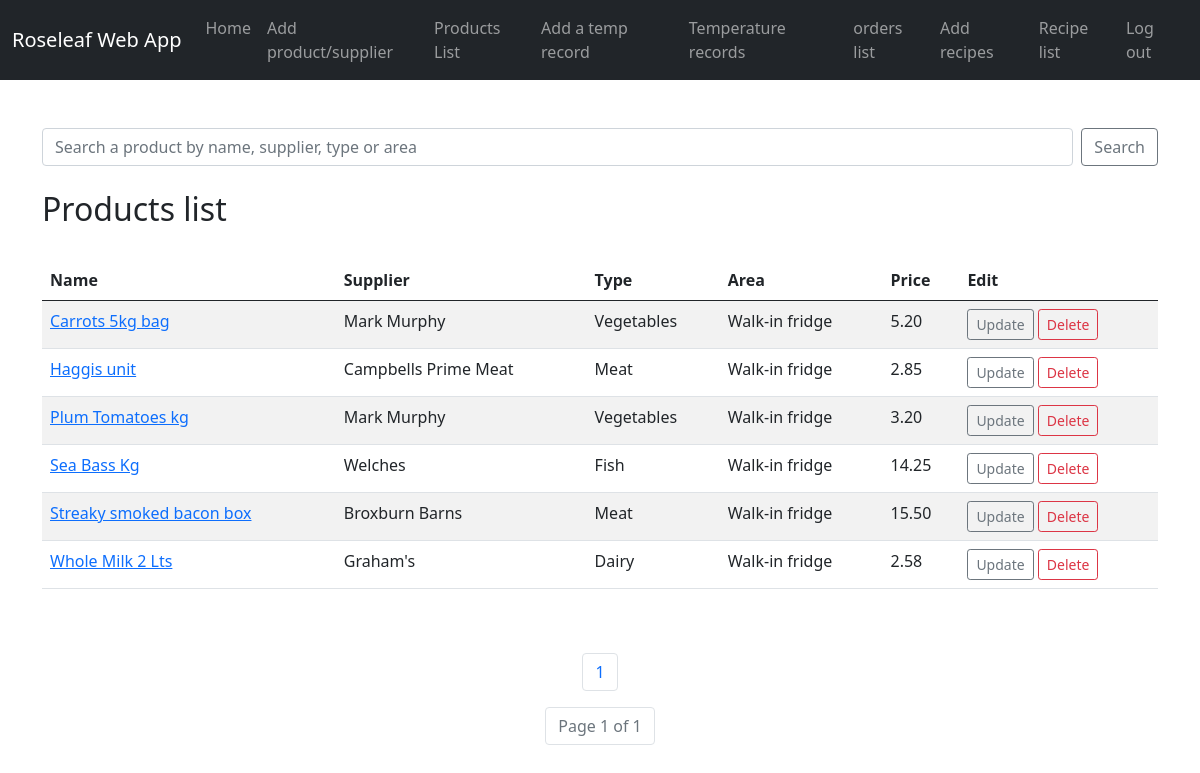
Before: /products/ with the older database file.
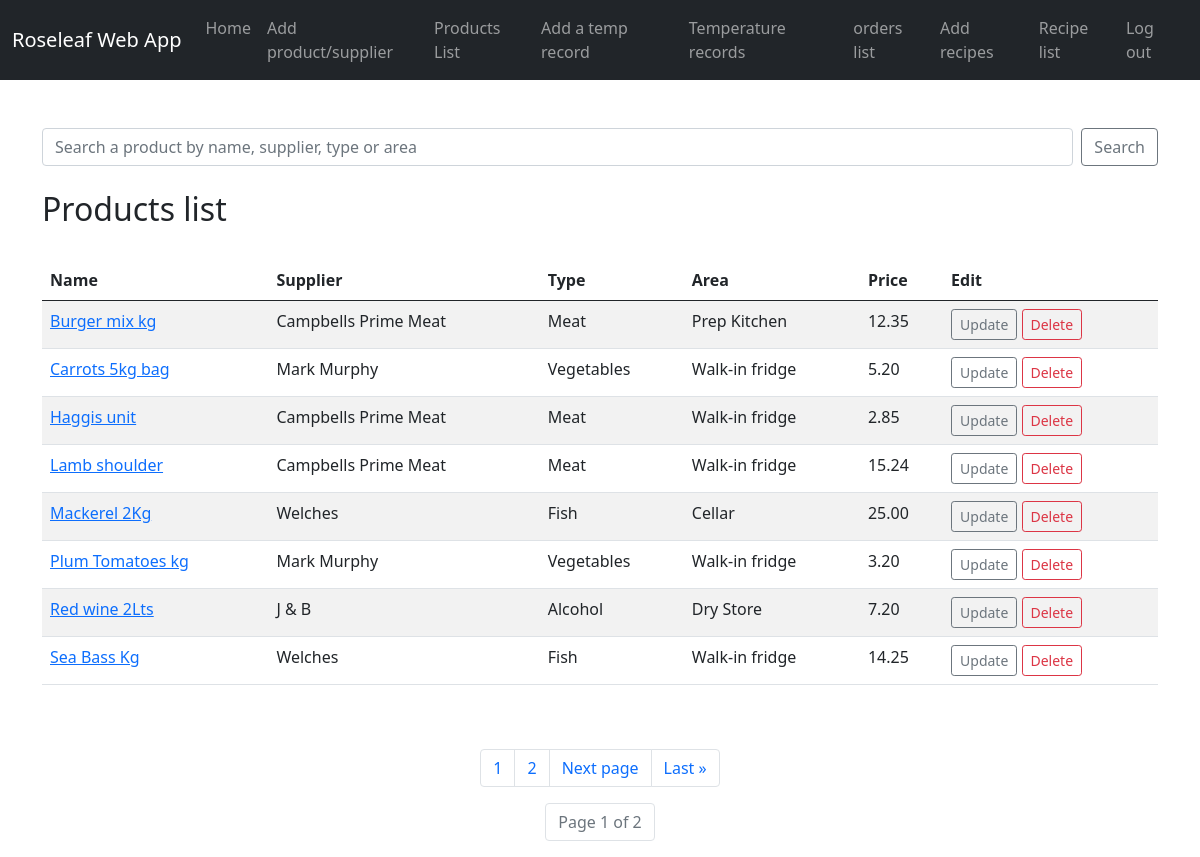
After: the same page with the newer database file.
### roseleaf_app/models.py (models this page shows, shortened)
class Product(models.Model):
    supplier = models.ForeignKey(Supplier, on_delete=models.CASCADE)
    name = models.CharField(max_length=50)
    product_type = models.ForeignKey(ProductType, on_delete=models.CASCADE)
    area = models.ForeignKey(Area, on_delete=models.CASCADE)
    price = models.DecimalField(max_digits=4, decimal_places=2)

class Supplier(models.Model):
    name = models.CharField(max_length=30)
    def __str__(self):
        return self.name

class ProductType(models.Model):
    product_type = models.CharField(max_length=20)
    def __str__(self):
        return self.product_type

class Area(models.Model):
    name = models.CharField(max_length=50)
    def __str__(self):
        return self.name

### roseleaf_app/views.py (the view)
# urls.py: path('products/', views.products, name='products'),
def products(request):
    product_list = Product.objects.all()
    p = Paginator(Product.objects.all().order_by('name'), 8)
    page = request.GET.get('page')
    product_page = p.get_page(page)
    nums = 'a' * product_page.paginator.num_pages
    return render(request, 'roseleaf_app/products.html',
                  {'product_list': product_list,
                   'product_page': product_page,
                   'nums': nums})

### roseleaf_app/templates/roseleaf_app/products.html (shortened to what this page needs)
{% extends 'roseleaf_app/base.html' %}
{% block content %}
 <br><br>
    <form class="d-flex" method="post" action="{% url 'search_product' %}">
        <input class="form-control me-2" type="search"
               placeholder="Search a product by name, supplier, type or area" aria-label="Search" name="searched">
        <button class="btn btn-outline-secondary" type="submit">Search</button>
    </form>
    <br/>
    <h2>Products list</h2>
    <br>
    <table class="table table-hover table-striped ">
    <thead>
            <tr>
                <th scope="col">Name</th>
                <th scope="col">Supplier</th>
                <th scope="col">Type</th>
                <th scope="col">Area</th>
                <th scope="col">Price</th>
                <th scope="col">Edit</th>
            </tr>
        </thead>
    {% for product in product_page %}
        <tr>
            <td><a href="{% url 'show_product' product.id %}">{{ product.name }}</a></td>
            <td>{{ product.supplier }}</td>
            <td>{{ product.product_type }}</td>
            <td>{{ product.area }}</td>
            <td>{{ product.price }}</td>
            <td><a href="{% url 'update_product' product.id %}"
                   class="btn btn-outline-secondary btn-sm"> Update </a>
                <a href="{% url 'delete_product' product.id %}"
                   class="btn btn-outline-danger btn-sm"> Delete  </a>
            </td>
        </tr>
    {% endfor %}
    </table>
    <br><br>
    <nav aria-label="Page navigation example">
    <ul class="pagination justify-content-center">
    {% for i in nums %}
        <li class="page-item"><a class="page-link" href="?page={{ forloop.counter }}">{{ forloop.counter }}</a></li>
    {% endfor %}
    {% if product_page.has_next%}
        <li class="page-item"> <a class="page-link" href="?page={{ product_page.next_page_number }}">Next page</a></li>
        <li class="page-item"><a class="page-link" href="?page={{ product_page.paginator.num_pages }}">Last &raquo;</a></li>
    {% endif %}
    </ul>
    <ul class="pagination justify-content-center">
    <li class="page-item disabled"><a class="page-link" href="#">Page {{ product_page.number }} of {{ product_page.paginator.num_pages }}</a></li>
    </ul>
    </nav>
{% endblock %}

Changed rows visible on the page:
no longer on this page (row unchanged): Product: name "Streaky smoked bacon box", supplier "Broxburn Barns", product_type "Meat", area "Walk-in fridge", price "15.50"
no longer on this page (row unchanged): Product: name "Whole Milk 2 Lts", supplier "Graham's", product_type "Dairy", area "Walk-in fridge", price "2.58"
added Product: name "Burger mix kg", supplier "Campbells Prime Meat", product_type "Meat", area "Prep Kitchen", price "12.35"
added Product: name "Lamb shoulder", supplier "Campbells Prime Meat", product_type "Meat", area "Walk-in fridge", price "15.24"
added Product: name "Mackerel 2Kg", supplier "Welches", product_type "Fish", area "Cellar", price "25.00"
added Product: name "Red wine 2Lts", supplier "J & B", product_type "Alcohol", area "Dry Store", price "7.20"
Other visible differences:
{{ product_page.paginator.num_pages }}: "1" → "2"
new list line: "2"
text now shown: "Next page Last »"
